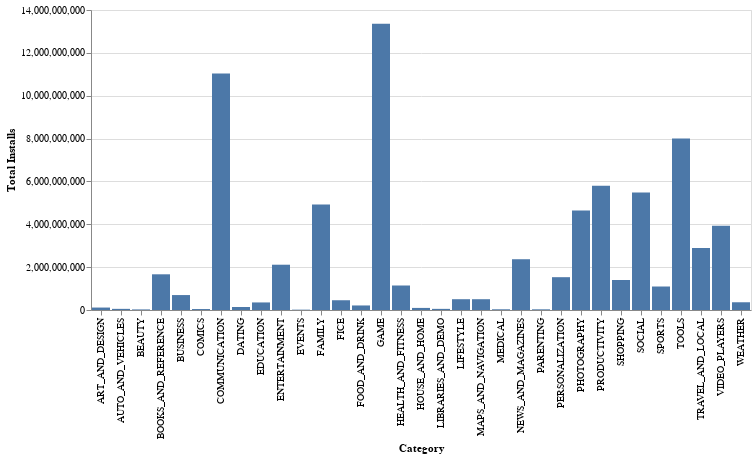

The notebook cell saved with this chart:
### Code cell
#Total installs for each app category
df = pd.read_csv('DaxQuery_3.csv')
alt.Chart(df).mark_bar().encode(
    x='Category:N',
    y='Total Installs:Q'
)

### Figure 1 — Vega-Lite specification as saved in the notebook (floating-point values rounded to 4 significant figures)
{"config": {"view": {"continuousWidth": 300, "continuousHeight": 300}}, "data": {"name": "data-e47f7bcaf59a4dc1d78cc61400fb8a47"}, "mark": {"type": "bar"}, "encoding": {"x": {"field": "Category", "type": "nominal"}, "y": {"field": "Total Installs", "type": "quantitative"}}, "$schema": "https://vega.github.io/schema/vega-lite/v5.20.1.json", "datasets": {"data-e47f7bcaf59a4dc1d78cc61400fb8a47": [{"Category": "GAME", "Total Installs": 13352924415}, {"Category": "COMMUNICATION", "Total Installs": 11038276251}, {"Category": "TOOLS", "Total Installs": 8001171915}, {"Category": "PRODUCTIVITY", "Total Installs": 5793091369}, {"Category": "SOCIAL", "Total Installs": 5487867902}, {"Category": "FAMILY", "Total Installs": 4923431405}, {"Category": "PHOTOGRAPHY", "Total Installs": 4648997655}, {"Category": "VIDEO_PLAYERS", "Total Installs": 3927002720}, {"Category": "TRAVEL_AND_LOCAL", "Total Installs": 2894887146}, {"Category": "NEWS_AND_MAGAZINES", "Total Installs": 2369217760}, {"Category": "ENTERTAINMENT", "Total Installs": 2113660000}, {"Category": "BOOKS_AND_REFERENCE", "Total Installs": 1665969576}, {"Category": "PERSONALIZATION", "Total Installs": 1531494682}, {"Category": "SHOPPING", "Total Installs": 1400348785}, {"Category": "HEALTH_AND_FITNESS", "Total Installs": 1143522512}, {"Category": "SPORTS", "Total Installs": 1096474498}, {"Category": "BUSINESS", "Total Installs": 697163865}, {"Category": "LIFESTYLE", "Total Installs": 503723539}, {"Category": "MAPS_AND_NAVIGATION", "Total Installs": 503281890}, {"Category": "FICE", "Total Installs": 455333734}, {"Category": "WEATHER", "Total Installs": 361100520}, {"Category": "EDUCATION", "Total Installs": 352952000}, {"Category": "FOOD_AND_DRINK", "Total Installs": 211798651}, {"Category": "DATING", "Total Installs": 140925107}, {"Category": "ART_AND_DESIGN", "Total Installs": 114338100}, {"Category": "HOUSE_AND_HOME", "Total Installs": 97212461}, {"Category": "AUTO_AND_VEHICLES", "Total Installs": 53130211}, {"Category": "LIBRARIES_AND_DEMO", "Total Installs": 52995910}, {"Category": "COMICS", "Total Installs": 44971150}, {"Category": "MEDICAL", "Total Installs": 33294067}, {"Category": "PARENTING", "Total Installs": 31521110}, {"Category": "BEAUTY", "Total Installs": 27197050}, {"Category": "EVENTS", "Total Installs": 15973161}]}}
